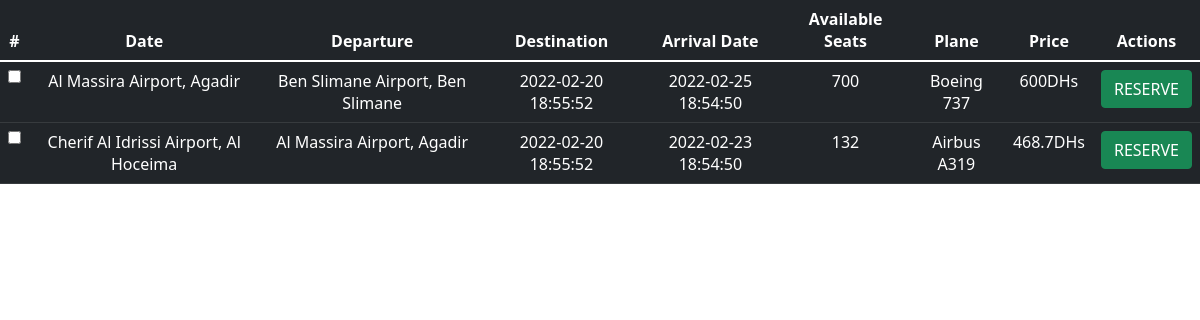
The app's page /Website/flights/index (signed in), older data.
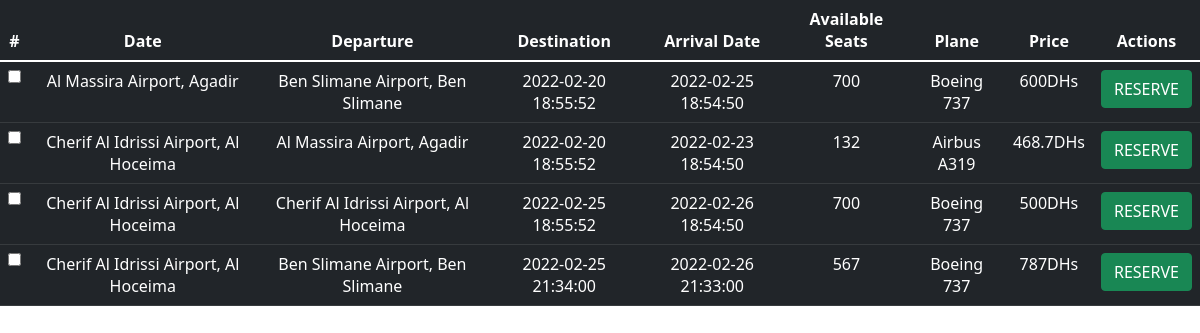
The same page, newer data.
### tables this page shows
CREATE TABLE `vols` (
  `volID` int(11) NOT NULL,
  `planeID` int(11) DEFAULT NULL,
  `departureDate` timestamp NOT NULL DEFAULT current_timestamp() ON UPDATE current_timestamp(),
  `arrivalDate` timestamp NOT NULL DEFAULT '0000-00-00 00:00:00',
  `availableSeats` int(11) NOT NULL,
  `price` float DEFAULT NULL,
  `createdAt` timestamp NOT NULL DEFAULT current_timestamp()
);

CREATE TABLE `airports` (
  `airportID` int(11) NOT NULL,
  `airportAdress` varchar(100) NOT NULL
);

CREATE TABLE `planes` (
  `planeID` int(11) NOT NULL,
  `model` varchar(50) DEFAULT NULL,
  `seats` int(11) NOT NULL
);

### Website/app/lib/Core.php (called while the page is built, shortened)
<?php
    class Core{
        protected $currentMethod = 'index';
        public function __construct(){
            $url = $this->getUrl();
            if(file_exists('../app/controllers/' . ucwords($url[0]) . '.php')){
                unset($url[0]);
            }
            $this->currentController = new $this->currentController;
            if(isset($url[1])){
                if(method_exists($this->currentController, $url[1])){
                    $this->currentMethod = $url[1];
                    unset($url[1]);
                }
            }
            $this->params = $url ? array_values($url): [];
            call_user_func_array([$this->currentController, $this->currentMethod], $this->params);
        }
        public function getUrl(){
            if(isset($_GET['url'])){
                $url = rtrim($_GET['url'], '/');
                $url = filter_var($url, FILTER_SANITIZE_URL);
                $url = explode('/', $url);
                return $url;
            }
        }
    }
?>

### Website/app/require.php (called while the page is built, shortened)
<?php
    require_once 'lib/Core.php';
    require_once 'lib/Controller.php';
    require_once 'lib/Database.php';
    require_once 'lib/Model.php';
    $init = new Core();
?>

### Website/public/index.php (called while the page is built)
<?php
    require_once '../app/require.php';
?>

### Website/app/lib/Database.php (called while the page is built, shortened)
<?php
    class Database {
        private $dbHost = DB_HOST;
        private $dbUser = DB_USER;
        private $dbPass = DB_PASS;
        private $dbName = DB_NAME;
        private $dbPort = DB_PORT;
        private $statement;
        private $dbHandler;
        public function __construct(){
            $conn = 'mysql:host=' . $this->dbHost . ';port=' . $this->dbPort . ';dbname=' . $this->dbName;
            $options = array(
                PDO::ATTR_PERSISTENT => true,
                PDO::ATTR_ERRMODE => PDO::ERRMODE_EXCEPTION
            );
            try{
                $this->dbHandler = new PDO($conn, $this->dbUser, $this->dbPass, $options);
            } catch(PDOException $e){
                $this->error = $e->getMessage();
                echo $this->error;
            }
        }
        public function query($sql){
            $this->statement = $this->dbHandler->prepare($sql);
        }
        public function execute() {
            return $this->statement->execute();
        }
        public function resultSet(){
            $this->execute();
            return $this->statement->fetchAll(PDO::FETCH_OBJ);
        }
    }
?>

### Website/app/lib/Model.php (called while the page is built, shortened)
<?php
    class Model {
        protected $db;
        protected $table = "";
        public function __construct(){
            $this->db = new Database;
        }
        public function getTable(){
            $this->db->query("SELECT * FROM " . $this->table);
            $result = $this->db->resultSet();
            return $result;
        }
    }
?>

### Website/app/models/Flight.php (called while the page is built, shortened)
<?php
    require_once ('Plane.php');
    Class Flight extends Plane{
        public function getFlights(){
            return $this->getTable();
        }
    }
?>

### Website/app/models/Airport.php (called while the page is built, shortened)
<?php
    class Airport extends Model{
        public function __construct(){
            $this->table = 'airports';
        }
        public function getAirports(){
            return $this->getTable();
        }
    }
?>

### Website/app/models/Plane.php (called while the page is built, shortened)
<?php
    Class Plane extends Model{
        public function __construct(){
            $this->table = 'planes';
        }
        public function getPlanes(){
            return $this->getTable();
        }
    }
?>

### Website/app/views/pages/index.php (the view, shortened to what this page needs)
<html>
<head>
    <link href="https://cdn.jsdelivr.net/npm/bootstrap@5.1.3/dist/css/bootstrap.min.css" rel="stylesheet">
</head>
<body>
    <table class="table table-dark table-hover text-center">
        <thead>
            <tr>
                <th scope="col">#</th>
                <th scope="col">Date</th>
                <th scope="col">Departure</th>
                <th scope="col">Destination</th>
                <th scope="col">Arrival Date</th>
                <th scope="col">Available Seats</th>
                <th scope="col">Plane</th>
                <th scope="col">Price</th>
                <th scopre="col">Actions</th>
            </tr>
        </thead>
        <tbody>
            <?php foreach ($data['flights'] as $flight) { ?>
                <tr id="<?php echo $flight->volID; ?>">
                    <th scope="row"><input style="color:white;" type="checkbox" id="" name="" value=""></th>
                    <td><?= $flight->departureAdress; ?></td>
                    <td><?= $flight->destinationAdress; ?></td>
                    <td><?= $flight->departureDate; ?></td>
                    <td><?= $flight->arrivalDate; ?></td>
                    <td><?= $flight->availableSeats; ?></td>
                    <td><?= $flight->plane; ?></td>
                    <td><?= $flight->price; ?>DHs</td>
                    <td>
                        <div class="d-flex flex-row justify-content-between">
                            <button type="button" class="btn btn-success reserve" name="reserve" value="<?= $flight->volID; ?>" data-bs-toggle="modal" data-bs-target="#staticBackdrop">RESERVE</button>
                        </div>
                    </td>
                </tr>
            <?php } ?>
        </tbody>
    </table>
</body>
</html>

Row changes from the older to the newer data that the page shows:
added vols: $flight->departureAdress "Cherif Al Idrissi Airport, Al Hoceima", $flight->destinationAdress "Cherif Al Idrissi Airport, Al Hoceima", departureDate "2022-02-25 18:55:52", arrivalDate "2022-02-26 18:54:50", availableSeats "700", planeID.model "Boeing 737", price "500", $flight->volID 3 (drawn)
added vols: $flight->departureAdress "Cherif Al Idrissi Airport, Al Hoceima", $flight->destinationAdress "Ben Slimane Airport, Ben Slimane", departureDate "2022-02-25 21:34:00", arrivalDate "2022-02-26 21:33:00", availableSeats "567", planeID.model "Boeing 737", price "787", $flight->volID 31 (drawn)
